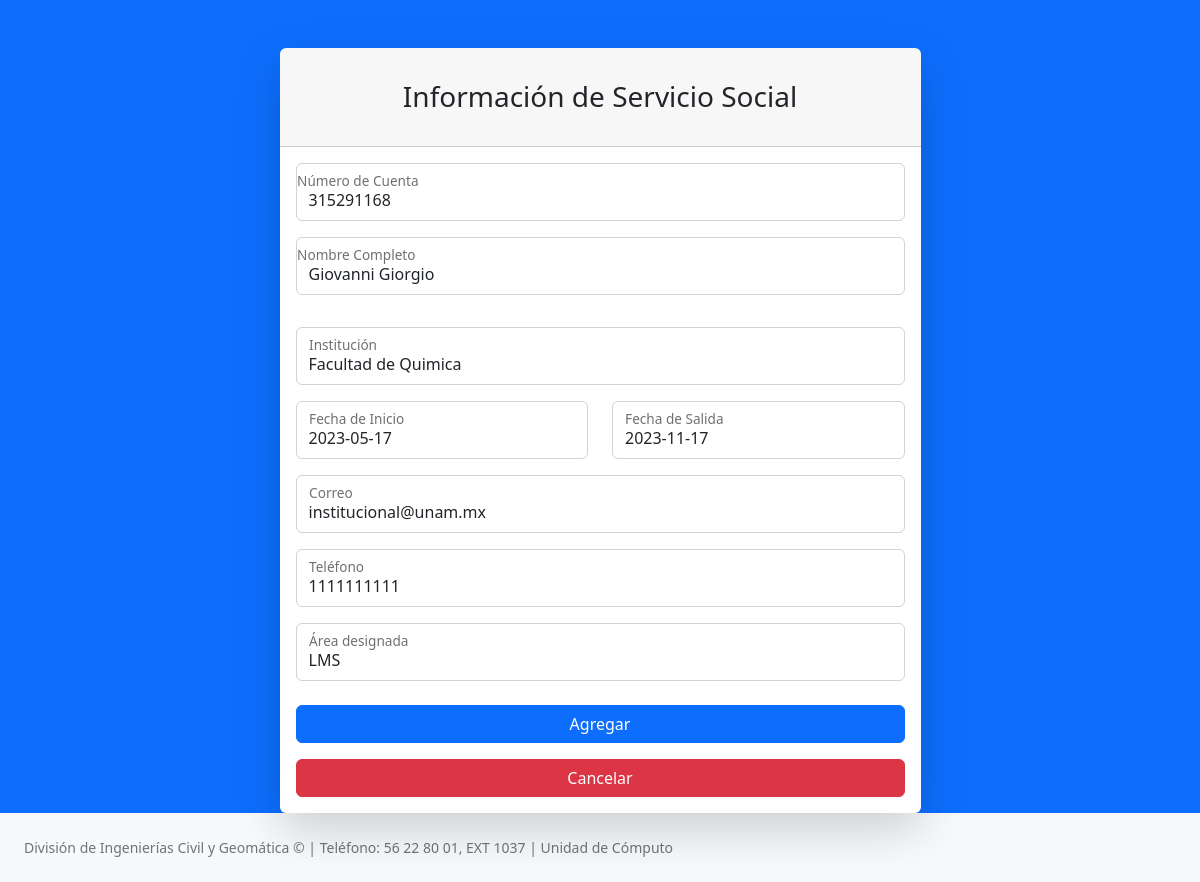
Screenshot of /SistemaAsistencias/ModificarSS.php?nCuenta=315291168 with the database file from the repository.
### tables this page shows
CREATE TABLE `serviciosocial` (
  `nCuenta` varchar(9) NOT NULL,
  `nombreSS` varchar(80) NOT NULL,
  `institucion` varchar(40) NOT NULL,
  `fInicioSS` date NOT NULL,
  `fFinSS` date NOT NULL,
  `correoSS` varchar(40) NOT NULL,
  `telefonoSS` varchar(10) NOT NULL,
  `huella` blob DEFAULT NULL,
  `idArea` int(11) DEFAULT NULL
);

### SistemaAsistencias/ModificarSS.php (the view, shortened to what this page needs)
<?php
$nCuenta = isset($_GET['nCuenta']) ? $_GET['nCuenta'] : '';
$servername = "localhost";
$username = "root";
$password = "";
$dbname = "sistema";
$conn = new mysqli($servername, $username, $password, $dbname);
$sql = "SELECT * FROM ServicioSocial WHERE nCuenta = '$nCuenta'";
$result = $conn->query($sql);
if ($result->num_rows > 0) {
    $row = $result->fetch_assoc();
    $nombreSS = $row['nombreSS'];
    $institucion = $row['institucion'];
    $fechaInicio = $row['fInicioSS'];
    $fechaSalida = $row['fFinSS'];
    $correo = $row['correoSS'];
    $telefono = $row['telefonoSS'];
    $areaDesignada = $row['idArea'];
} else {
    echo "No se encontró el registro con el número de cuenta: $nCuenta";
}
?>
<!DOCTYPE html>
<html lang="es">
<head>
    <link href="css/styles.css" rel="stylesheet" />
    <link rel="stylesheet" href="https://cdn.jsdelivr.net/npm/pikaday/css/pikaday.css">
</head>
<body class="bg-primary">
    <div id="layoutAuthentication">
        <div id="layoutAuthentication_content">
            <main>
                <div class="container">
                    <div class="row justify-content-center">
                        <div class="col-lg-7">
                            <div class="card shadow-lg border-0 rounded-lg mt-5">
                                <div class="card-header"><h3 class="text-center font-weight-light my-4">Información de Servicio Social</h3></div>
                                <div class="card-body">
                                    <form method="POST" action="">
                                        <div class="row mb-3">
                                        <div class="form-floating mb-3">
                                            <input class="form-control" id="inputNumber" type="text" name="nCuenta" placeholder="Número de Cuenta" value="<?php echo $nCuenta; ?>"/>
                                            <label for="inputNumber">Número de Cuenta</label>
                                        </div>
                                        <div class="form-floating mb-3">
                                            <input class="form-control" id="inputName" type="text" name="nombreCompleto" placeholder="Nombre completo" value="<?php echo $nombreSS; ?>"/>
                                            <label for="inputName" class="form-label">Nombre Completo</label>
                                        </div>
                                        </div>
                                            <div class="form-floating mb-3">
                                                <input class="form-control" id="inputSchool" type="text" name="institucion" placeholder="Escuela procedencia" value="<?php echo $institucion; ?>"/>
                                                <label for="inputLastName">Institución</label>
                                            </div>
                                            <div class="row">
                                                <div class="col">
                                                <div class="form-floating mb-3 input-date-container">
                                                    <input class="form-control input-date" id="input_from" type="text" name="fechaInicio" placeholder="Fecha de inicio" value="<?php echo $fechaInicio; ?>"/>
                                                    <label for="input_from">Fecha de Inicio</label>
                                                </div>
                                                </div>
                                                <div class="col">
                                                <div class="form-floating mb-3 input-date-container">
                                                    <input class="form-control input-date" id="input_to" type="text" name="fechaSalida" placeholder="Fecha de salida" value="<?php echo $fechaSalida; ?>"/>
                                                    <label for="input_to">Fecha de Salida</label>
                                                </div>
                                                </div>
                                            </div>
                                            <div class="form-floating mb-3">
                                                <input class="form-control" id="inputEmail" type="email" name="correo" placeholder="Correo electronico" value="<?php echo $correo; ?>"/>
                                                <label for="inputEmail">Correo</label>
                                            </div>
                                            <div class="form-floating mb-3">
                                                <input class="form-control" id="inputTelephone" type="text" name="telefono" placeholder="telefono" value="<?php echo $telefono; ?>"/>
                                                <label for="inputEmail">Teléfono</label>
                                            </div>
                                            <div class="form-floating mb-3">
                                            <select class="form-control" id="exampleFormControlSelect1" name="areaDesignada">
                                                <?php
                                                $servername = "localhost";
                                                $username = "root";
                                                $password = "";
                                                $dbname = "sistema";
                                                $conn = new mysqli($servername, $username, $password, $dbname);
                                                $sql = "SELECT idArea, nombreArea FROM Area";
                                                $result = $conn->query($sql);
                                                if ($result->num_rows > 0) {
                                                    while ($row = $result->fetch_assoc()) {
                                                        if ($row['idArea'] == $areaDesignada) {
                                                            echo '<option value="' . $row['idArea'] . '" selected="selected">' . $row['nombreArea'] . '</option>';
                                                        } else {
                                                            echo '<option value="' . $row['idArea'] . '">' . $row['nombreArea'] . '</option>';
                                                        }
                                                    }
                                                } else {
                                                    echo '<option value="">No hay áreas disponibles</option>';
                                                }
                                                ?>
                                            </select>
                                            <label for="exampleFormControlSelect1">Área designada</label>
                                        </div>
                                        <div class="mt-4 mb-0">
                                            <div class="d-grid">
                                                <button type="submit" class="btn btn-primary btn-block" name="submit">Agregar</button>
                                                <button type="button" class="btn btn-danger btn-block mt-3" name="cancel" onclick="window.location.href='Servicio-Social.php'">Cancelar</button>
                                            </div>
                                        </div>
                                    </div>
                                </div>
                            </div>
                        </div>
                    </div>
                </div>
        </div>
        <div id="layoutAuthentication_footer">
            <footer class="py-4 bg-light mt-auto">
                <div class="container-fluid px-4">
                    <div class="d-flex align-items-center justify-content-between small">
                        <div class="text-muted">División de Ingenierías Civil y Geomática &copy; | Teléfono: 56 22 80 01, EXT 1037  | Unidad de Cómputo </div>
                    </div>
                </div>
            </footer>
        </div>
</body>
</html>

### rows the page displays
serviciosocial: nombreCompleto "Giovanni Giorgio", institucion "Facultad de Quimica", fechaInicio "2023-05-17", fechaSalida "2023-11-17", correo "institucional@unam.mx", telefono "1111111111"

### other values shown
form field areaDesignada "LMS"
